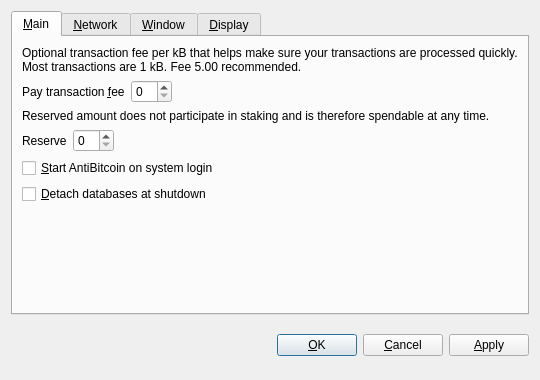
<?xml version="1.0" encoding="UTF-8"?>
<ui version="4.0">
 <class>OptionsDialog</class>
 <widget class="QDialog" name="OptionsDialog">
  <property name="geometry">
   <rect>
    <x>0</x>
    <y>0</y>
    <width>540</width>
    <height>380</height>
   </rect>
  </property>
  <property name="windowTitle">
   <string>Options</string>
  </property>
  <property name="modal">
   <bool>true</bool>
  </property>
  <layout class="QVBoxLayout" name="verticalLayout">
   <item>
    <widget class="QTabWidget" name="tabWidget">
     <property name="tabPosition">
      <enum>QTabWidget::North</enum>
     </property>
     <property name="currentIndex">
      <number>0</number>
     </property>
     <widget class="QWidget" name="tabMain">
      <attribute name="title">
       <string>&amp;Main</string>
      </attribute>
      <layout class="QVBoxLayout" name="verticalLayout_Main">
       <item>
        <widget class="QLabel" name="transactionFeeInfoLabel">
         <property name="text">
          <string>Optional transaction fee per kB that helps make sure your transactions are processed quickly. Most transactions are 1 kB. Fee 5.00 recommended.</string>
         </property>
         <property name="textFormat">
          <enum>Qt::PlainText</enum>
         </property>
         <property name="wordWrap">
          <bool>true</bool>
         </property>
        </widget>
       </item>
       <item>
        <layout class="QHBoxLayout" name="horizontalLayoutFee">
         <item>
          <widget class="QLabel" name="transactionFeeLabel">
           <property name="text">
            <string>Pay transaction &amp;fee</string>
           </property>
           <property name="textFormat">
            <enum>Qt::PlainText</enum>
           </property>
           <property name="buddy">
            <cstring>transactionFee</cstring>
           </property>
          </widget>
         </item>
         <item>
          <widget class="BitcoinAmountField" name="transactionFee"/>
         </item>
         <item>
          <spacer name="horizontalSpacerFee">
           <property name="orientation">
            <enum>Qt::Horizontal</enum>
           </property>
           <property name="sizeHint" stdset="0">
            <size>
             <width>40</width>
             <height>20</height>
            </size>
           </property>
          </spacer>
         </item>
        </layout>
       </item>
       <item>
        <widget class="QLabel" name="reserveBalanceInfoLabel">
         <property name="text">
          <string>Reserved amount does not participate in staking and is therefore spendable at any time.</string>
         </property>
         <property name="textFormat">
          <enum>Qt::PlainText</enum>
         </property>
         <property name="wordWrap">
          <bool>true</bool>
         </property>
        </widget>
       </item>
       <item>
        <layout class="QHBoxLayout" name="horizontalLayoutReserveBalance">
         <item>
          <widget class="QLabel" name="reserveBalanceLabel">
           <property name="text">
            <string>Reserve</string>
           </property>
           <property name="textFormat">
            <enum>Qt::PlainText</enum>
           </property>
           <property name="buddy">
            <cstring>reserveBalance</cstring>
           </property>
          </widget>
         </item>
         <item>
          <widget class="BitcoinAmountField" name="reserveBalance"/>
         </item>
         <item>
          <spacer name="horizontalSpacerReserveBalance">
           <property name="orientation">
            <enum>Qt::Horizontal</enum>
           </property>
           <property name="sizeHint" stdset="0">
            <size>
             <width>40</width>
             <height>20</height>
            </size>
           </property>
          </spacer>
         </item>
        </layout>
       </item>
       <item>
        <widget class="QCheckBox" name="bitcoinAtStartup">
         <property name="toolTip">
          <string>Automatically start AntiBitcoin after logging in to the system.</string>
         </property>
         <property name="text">
          <string>&amp;Start AntiBitcoin on system login</string>
         </property>
        </widget>
       </item>
       <item>
        <widget class="QCheckBox" name="detachDatabases">
         <property name="toolTip">
          <string>Detach block and address databases at shutdown. This means they can be moved to another data directory, but it slows down shutdown. The wallet is always detached.</string>
         </property>
         <property name="text">
          <string>&amp;Detach databases at shutdown</string>
         </property>
        </widget>
       </item>
       <item>
        <spacer name="verticalSpacer_Main">
         <property name="orientation">
          <enum>Qt::Vertical</enum>
         </property>
         <property name="sizeHint" stdset="0">
          <size>
           <width>20</width>
           <height>40</height>
          </size>
         </property>
        </spacer>
       </item>
      </layout>
     </widget>
     <widget class="QWidget" name="tabNetwork">
      <attribute name="title">
       <string>&amp;Network</string>
      </attribute>
      <layout class="QVBoxLayout" name="verticalLayout_Network">
       <item>
        <widget class="QCheckBox" name="mapPortUpnp">
         <property name="toolTip">
          <string>Automatically open the AntiBitcoin client port on the router. This only works when your router supports UPnP and it is enabled.</string>
         </property>
         <property name="text">
          <string>Map port using &amp;UPnP</string>
         </property>
        </widget>
       </item>
       <item>
        <widget class="QCheckBox" name="connectSocks">
         <property name="toolTip">
          <string>Connect to the AntiBitcoin network through a SOCKS proxy (e.g. when connecting through Tor).</string>
         </property>
         <property name="text">
          <string>&amp;Connect through SOCKS proxy:</string>
         </property>
        </widget>
       </item>
       <item>
        <layout class="QHBoxLayout" name="horizontalLayout_Network">
         <item>
          <widget class="QLabel" name="proxyIpLabel">
           <property name="text">
            <string>Proxy &amp;IP:</string>
           </property>
           <property name="textFormat">
            <enum>Qt::PlainText</enum>
           </property>
           <property name="buddy">
            <cstring>proxyIp</cstring>
           </property>
          </widget>
         </item>
         <item>
          <widget class="QValidatedLineEdit" name="proxyIp">
           <property name="maximumSize">
            <size>
             <width>140</width>
             <height>16777215</height>
            </size>
           </property>
           <property name="toolTip">
            <string>IP address of the proxy (e.g. 127.0.0.1)</string>
           </property>
          </widget>
         </item>
         <item>
          <widget class="QLabel" name="proxyPortLabel">
           <property name="text">
            <string>&amp;Port:</string>
           </property>
           <property name="textFormat">
            <enum>Qt::PlainText</enum>
           </property>
           <property name="buddy">
            <cstring>proxyPort</cstring>
           </property>
          </widget>
         </item>
         <item>
          <widget class="QLineEdit" name="proxyPort">
           <property name="maximumSize">
            <size>
             <width>55</width>
             <height>16777215</height>
            </size>
           </property>
           <property name="toolTip">
            <string>Port of the proxy (e.g. 9050)</string>
           </property>
          </widget>
         </item>
         <item>
          <widget class="QLabel" name="socksVersionLabel">
           <property name="text">
            <string>SOCKS &amp;Version:</string>
           </property>
           <property name="textFormat">
            <enum>Qt::PlainText</enum>
           </property>
           <property name="buddy">
            <cstring>socksVersion</cstring>
           </property>
          </widget>
         </item>
         <item>
          <widget class="QValueComboBox" name="socksVersion">
           <property name="toolTip">
            <string>SOCKS version of the proxy (e.g. 5)</string>
           </property>
          </widget>
         </item>
         <item>
          <spacer name="horizontalSpacer_Network">
           <property name="orientation">
            <enum>Qt::Horizontal</enum>
           </property>
           <property name="sizeHint" stdset="0">
            <size>
             <width>40</width>
             <height>20</height>
            </size>
           </property>
          </spacer>
         </item>
        </layout>
       </item>
       <item>
        <spacer name="verticalSpacer_Network">
         <property name="orientation">
          <enum>Qt::Vertical</enum>
         </property>
         <property name="sizeHint" stdset="0">
          <size>
           <width>20</width>
           <height>40</height>
          </size>
         </property>
        </spacer>
       </item>
      </layout>
     </widget>
     <widget class="QWidget" name="tabWindow">
      <attribute name="title">
       <string>&amp;Window</string>
      </attribute>
      <layout class="QVBoxLayout" name="verticalLayout_Window">
       <item>
        <widget class="QCheckBox" name="minimizeToTray">
         <property name="toolTip">
          <string>Show only a tray icon after minimizing the window.</string>
         </property>
         <property name="text">
          <string>&amp;Minimize to the tray instead of the taskbar</string>
         </property>
        </widget>
       </item>
       <item>
        <widget class="QCheckBox" name="minimizeOnClose">
         <property name="toolTip">
          <string>Minimize instead of exit the application when the window is closed. When this option is enabled, the application will be closed only after selecting Quit in the menu.</string>
         </property>
         <property name="text">
          <string>M&amp;inimize on close</string>
         </property>
        </widget>
       </item>
       <item>
        <spacer name="verticalSpacer_Window">
         <property name="orientation">
          <enum>Qt::Vertical</enum>
         </property>
         <property name="sizeHint" stdset="0">
          <size>
           <width>20</width>
           <height>40</height>
          </size>
         </property>
        </spacer>
       </item>
      </layout>
     </widget>
     <widget class="QWidget" name="tabDisplay">
      <attribute name="title">
       <string>&amp;Display</string>
      </attribute>
      <layout class="QVBoxLayout" name="verticalLayout_Display">
       <item>
        <layout class="QHBoxLayout" name="horizontalLayout_1_Display">
         <item>
          <widget class="QLabel" name="langLabel">
           <property name="text">
            <string>User Interface &amp;language:</string>
           </property>
           <property name="textFormat">
            <enum>Qt::PlainText</enum>
           </property>
           <property name="buddy">
            <cstring>lang</cstring>
           </property>
          </widget>
         </item>
         <item>
          <widget class="QValueComboBox" name="lang">
           <property name="toolTip">
            <string>The user interface language can be set here. This setting will take effect after restarting AntiBitcoin.</string>
           </property>
          </widget>
         </item>
        </layout>
       </item>
       <item>
        <layout class="QHBoxLayout" name="horizontalLayout_2_Display">
         <item>
          <widget class="QLabel" name="unitLabel">
           <property name="text">
            <string>&amp;Unit to show amounts in:</string>
           </property>
           <property name="textFormat">
            <enum>Qt::PlainText</enum>
           </property>
           <property name="buddy">
            <cstring>unit</cstring>
           </property>
          </widget>
         </item>
         <item>
          <widget class="QValueComboBox" name="unit">
           <property name="toolTip">
            <string>Choose the default subdivision unit to show in the interface and when sending coins.</string>
           </property>
          </widget>
         </item>
        </layout>
       </item>
       <item>
        <widget class="QCheckBox" name="displayAddresses">
         <property name="toolTip">
          <string>Whether to show AntiBitcoin addresses in the transaction list or not.</string>
         </property>
         <property name="text">
          <string>&amp;Display addresses in transaction list</string>
         </property>
        </widget>
       </item>
       <item>
        <widget class="QCheckBox" name="coinControlFeatures">
         <property name="toolTip">
          <string>Whether to show coin control features or not.</string>
         </property>
         <property name="text">
          <string>Display coin &amp;control features (experts only!)</string>
         </property>
        </widget>
       </item>
       <item>
        <spacer name="verticalSpacer_Display">
         <property name="orientation">
          <enum>Qt::Vertical</enum>
         </property>
         <property name="sizeHint" stdset="0">
          <size>
           <width>20</width>
           <height>40</height>
          </size>
         </property>
        </spacer>
       </item>
      </layout>
     </widget>
    </widget>
   </item>
   <item>
    <layout class="QHBoxLayout" name="horizontalLayout_Buttons">
     <item>
      <spacer name="horizontalSpacer_1">
       <property name="orientation">
        <enum>Qt::Horizontal</enum>
       </property>
       <property name="sizeHint" stdset="0">
        <size>
         <width>40</width>
         <height>48</height>
        </size>
       </property>
      </spacer>
     </item>
     <item>
      <widget class="QLabel" name="statusLabel">
       <property name="font">
        <font>
         <weight>75</weight>
         <bold>true</bold>
        </font>
       </property>
       <property name="text">
        <string/>
       </property>
       <property name="textFormat">
        <enum>Qt::PlainText</enum>
       </property>
       <property name="wordWrap">
        <bool>true</bool>
       </property>
      </widget>
     </item>
     <item>
      <spacer name="horizontalSpacer_2">
       <property name="orientation">
        <enum>Qt::Horizontal</enum>
       </property>
       <property name="sizeHint" stdset="0">
        <size>
         <width>40</width>
         <height>48</height>
        </size>
       </property>
      </spacer>
     </item>
     <item>
      <widget class="QPushButton" name="okButton">
       <property name="text">
        <string>&amp;OK</string>
       </property>
      </widget>
     </item>
     <item>
      <widget class="QPushButton" name="cancelButton">
       <property name="text">
        <string>&amp;Cancel</string>
       </property>
       <property name="autoDefault">
        <bool>false</bool>
       </property>
      </widget>
     </item>
     <item>
      <widget class="QPushButton" name="applyButton">
       <property name="text">
        <string>&amp;Apply</string>
       </property>
       <property name="autoDefault">
        <bool>false</bool>
       </property>
      </widget>
     </item>
    </layout>
   </item>
  </layout>
 </widget>
 <customwidgets>
  <customwidget>
   <class>BitcoinAmountField</class>
   <extends>QSpinBox</extends>
   <header>bitcoinamountfield.h</header>
  </customwidget>
  <customwidget>
   <class>QValueComboBox</class>
   <extends>QComboBox</extends>
   <header>qvaluecombobox.h</header>
  </customwidget>
  <customwidget>
   <class>QValidatedLineEdit</class>
   <extends>QLineEdit</extends>
   <header>qvalidatedlineedit.h</header>
  </customwidget>
 </customwidgets>
 <resources/>
 <connections/>
</ui>
